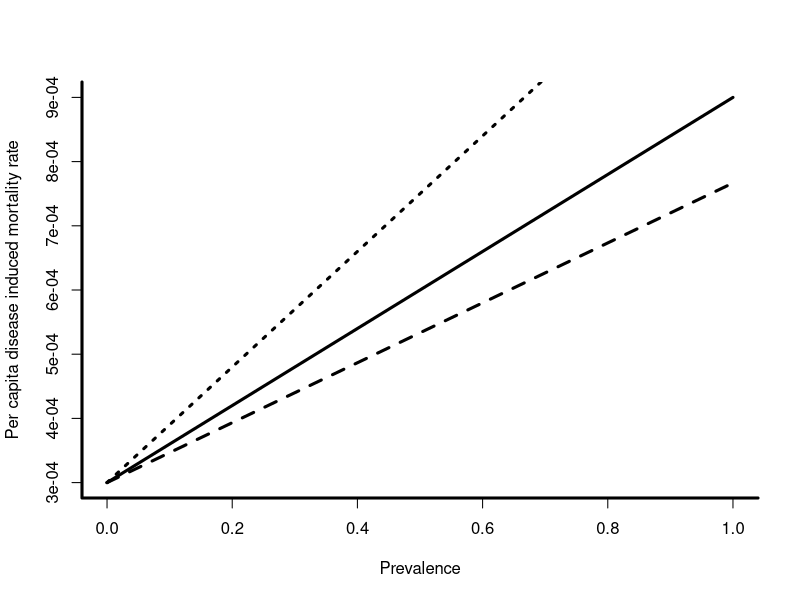
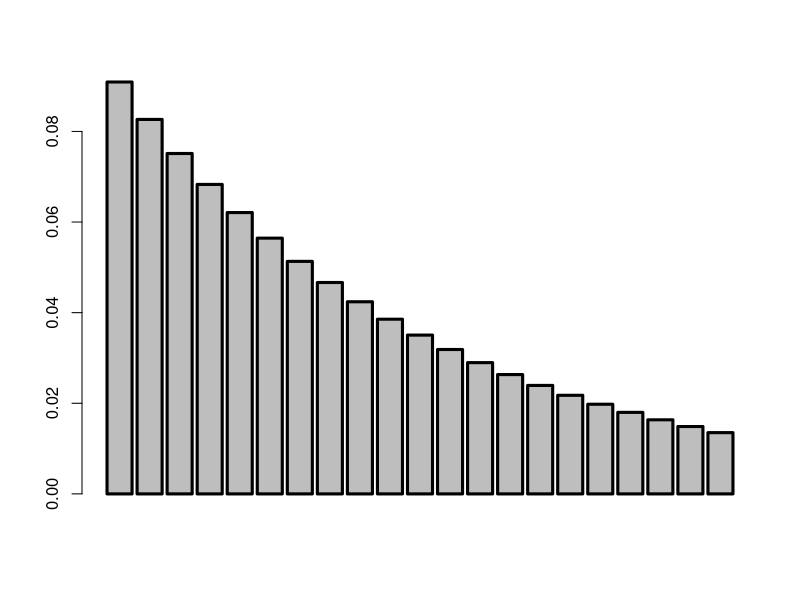
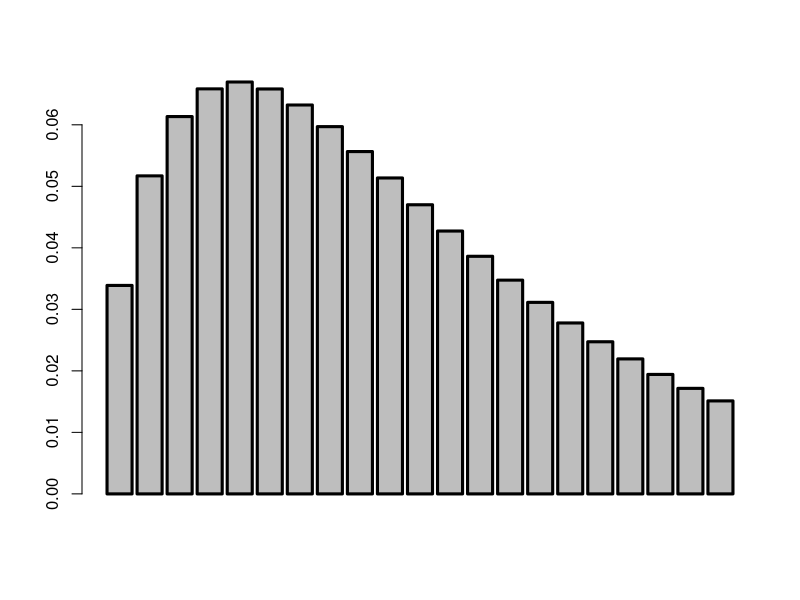
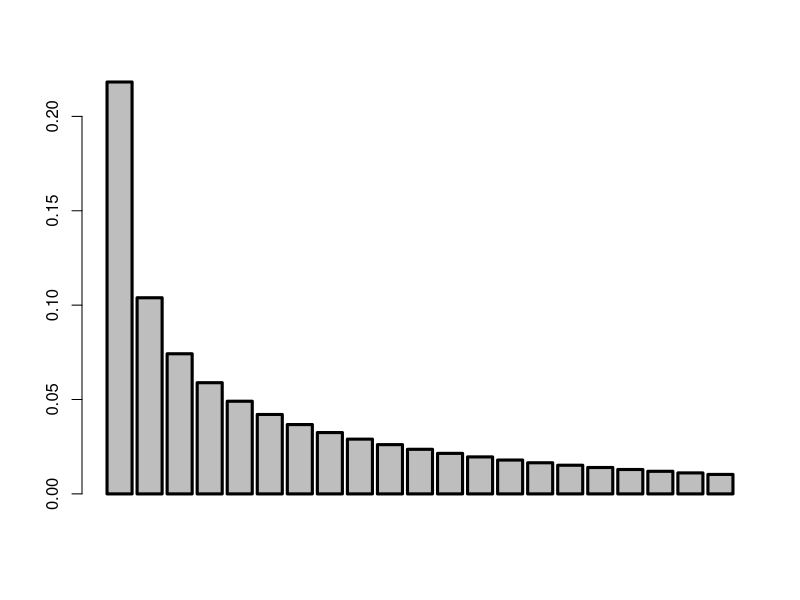

Recreate these plots in R, in order.
## Disease-induced mortality in the Hudson model

## per capita (grouse) disease-induced mortality as a function
## infection of prevalence
diMort <- function(prev,alpha=3*10^-4,k=1){
  alpha*(1+prev*(k+1)/k)
}

par(bty='L',lwd=3)
curve(diMort(x),xlab='Prevalence',ylab='Per capita disease induced mortality rate')
curve(diMort(x,k=1.8),add=T,lty=2)
curve(diMort(x,k=0.5),add=T,lty=3)


barplot(dnbinom(0:20,1,mu=10))
barplot(dnbinom(0:20,1.8,mu=10))
barplot(dnbinom(0:20,0.5,mu=10))
